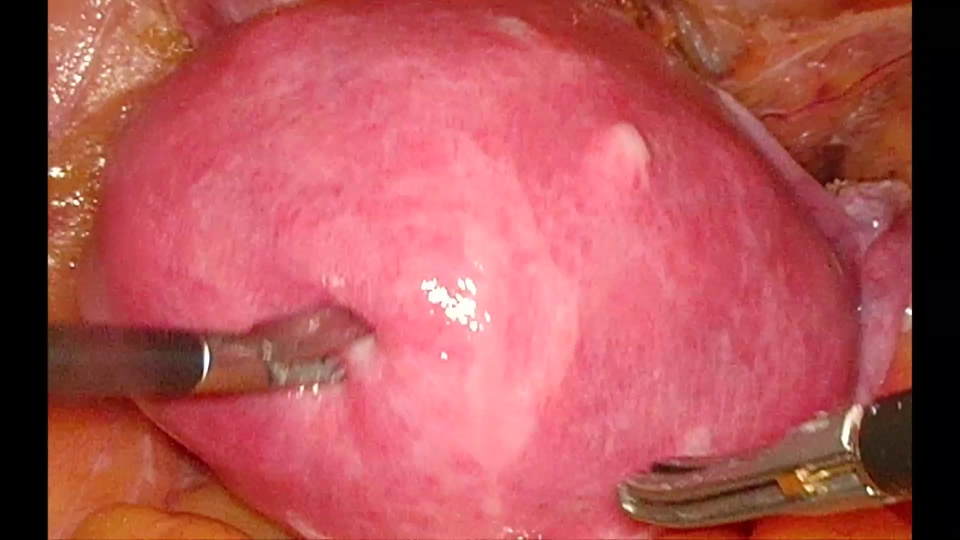
#> input picture tool_tracking_module/yolov5_obb/match/test.jpg, 1920 x 1080 px (shown at 1/2 size)
$ jupyter execute --allow-errors visualize_heatmap.ipynb   (shell and % lines are left out)   (older library calls are emulated)
#> lines starting #> are read from the running program, lines starting #| are printed output that depends on the picture; after the words box and inside, x2 and y2 are one past the last pixel; in counts of white or black regions, pixels touching at a corner belong together
[cell 1]
import cv2
import matplotlib.pyplot as plt
import numpy as np

#> (a cell that did not finish here is left out)

[cell 3]
plt.figure()
#> (the rest of this cell did not finish here and is left out)

#> (a cell that did not finish here is left out)

[cell 5]
plt.figure()
#> (the rest of this cell did not finish here and is left out)

#> (a cell that did not finish here is left out)

[cell 7]
img = cv2.imread('test.jpg')
#> img is the input picture: shape (1080, 1920, 3); mean B, G, R 86.8, 84.3, 177.6

#> (a cell that did not finish here is left out)

#> (a cell that did not finish here is left out)

[cell 10]
plt.figure()
#> (the rest of this cell did not finish here and is left out)

#> (a cell that did not finish here is left out)

[cell 12]
x, y = np.arange(450,500), np.arange(750,860)

[cell 13]
x, y

[cell 14]
x_,y_ = np.meshgrid(x,y)

[cell 15]
x_.ravel(),y_.ravel()

[cell 16]
theta = -1/6 * np.pi
x_mid = (450+500)/2
y_mid = (750+860)/2
x_rot = np.cos(theta) * (x_.ravel() - x_mid) - np.sin(theta) * (y_.ravel() - y_mid) + x_mid
x_rot = np.clip(x_rot, 0 ,1919)
y_rot = np.sin(theta) * (x_.ravel() - x_mid) + np.cos(theta) * (y_.ravel() - y_mid) + y_mid
y_rot = np.clip(y_rot, 0 ,1079)

[cell 17]
np.where(img==0), x_rot.astype(np.int)

[cell 18]
img_test = img.copy()
img_test[y_.ravel(), x_.ravel()] = 0
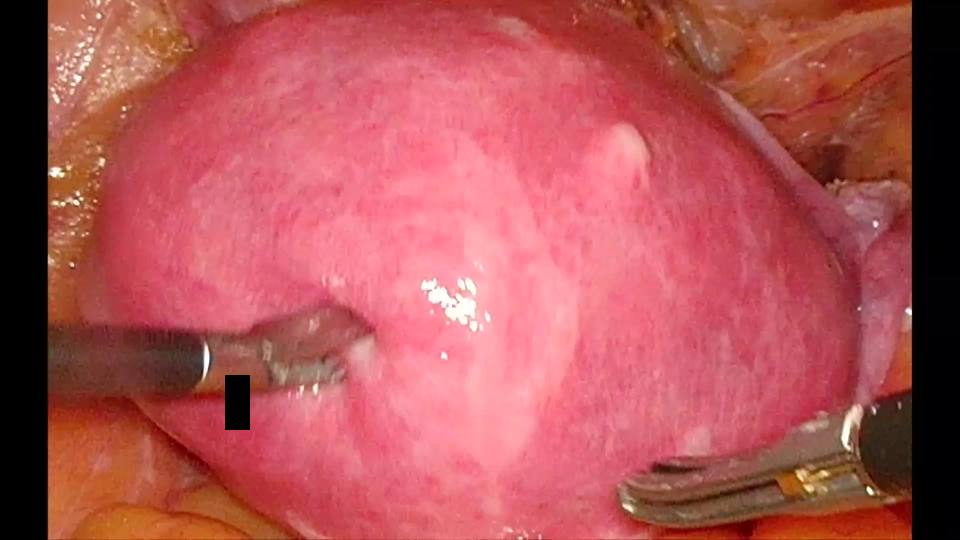
#> img_test: shape (1080, 1920, 3) (shown at 1/2 size); 0.27% of pixels changed, all inside (x1, y1, x2, y2) = (450, 750, 500, 860)
img_rot_test = img.copy()
img_rot_test[y_rot.astype(np.int), x_rot.astype(np.int)] = 0
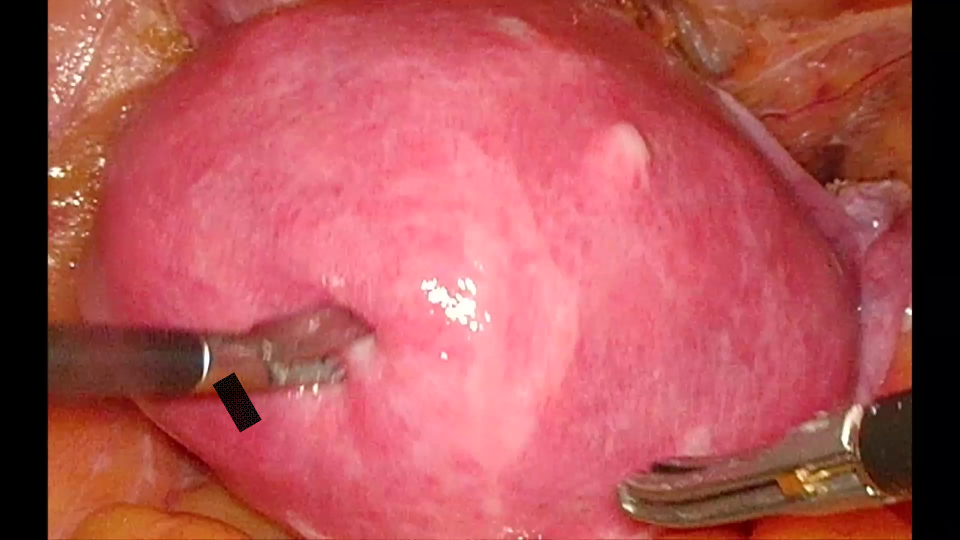
#> img_rot_test: shape (1080, 1920, 3) (shown at 1/2 size); 0.23% of pixels changed, all inside (x1, y1, x2, y2) = (425, 745, 523, 865)

[cell 19]
plt.figure(figsize=(10,10))
plt.subplot(221)
plt.imshow(img)
plt.subplot(222)
plt.imshow(img_test)
plt.subplot(223)
plt.imshow(img_rot_test)
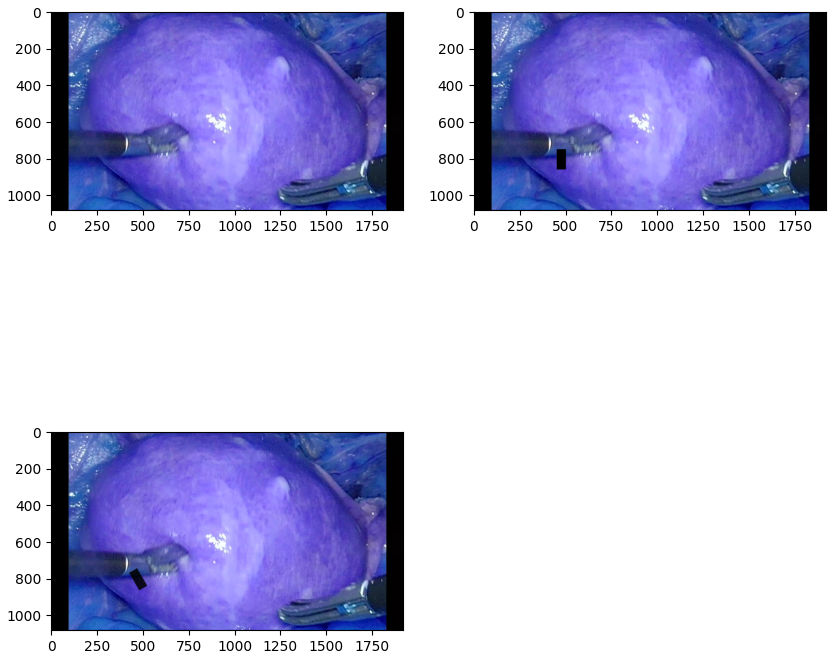
#> figure drawn by matplotlib, 3 panels; B, G, R data is drawn as R, G, B

[cell 20]
black = np.zeros((1080,1920))

[cell 21]
bbox = np.array([[     246.67],
       [     471.07],
       [     924.79],
       [     587.55],
       [   -0.37386]])

[cell 22]
y, x = np.arange(int(bbox[1]), int(bbox[3])), np.arange(int(bbox[0]), int(bbox[2]))
x_, y_ = np.meshgrid(x, y)
y_mid, x_mid = (bbox[1] + bbox[3]) / 2, (bbox[0] + bbox[2]) / 2
x_rot = np.cos(-bbox[-1]) * (x_.ravel() - x_mid) - np.sin(-bbox[-1]) * (y_.ravel() - y_mid) + x_mid
x_rot = np.clip(x_rot, 0, 1919)
y_rot = np.sin(-bbox[-1]) * (x_.ravel() - x_mid) + np.cos(-bbox[-1]) * (y_.ravel() - y_mid) + y_mid
y_rot = np.clip(y_rot, 0, 1079)
black[y_rot.astype(np.int), x_rot.astype(np.int)] = 1

[cell 23]
x_, x_rot

[cell 24]
plt.figure()
plt.imshow(black)
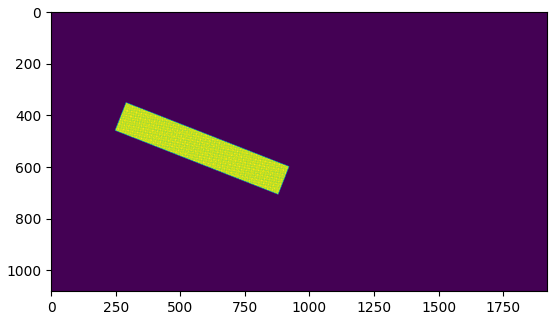
#> figure drawn by matplotlib, 1 panel
